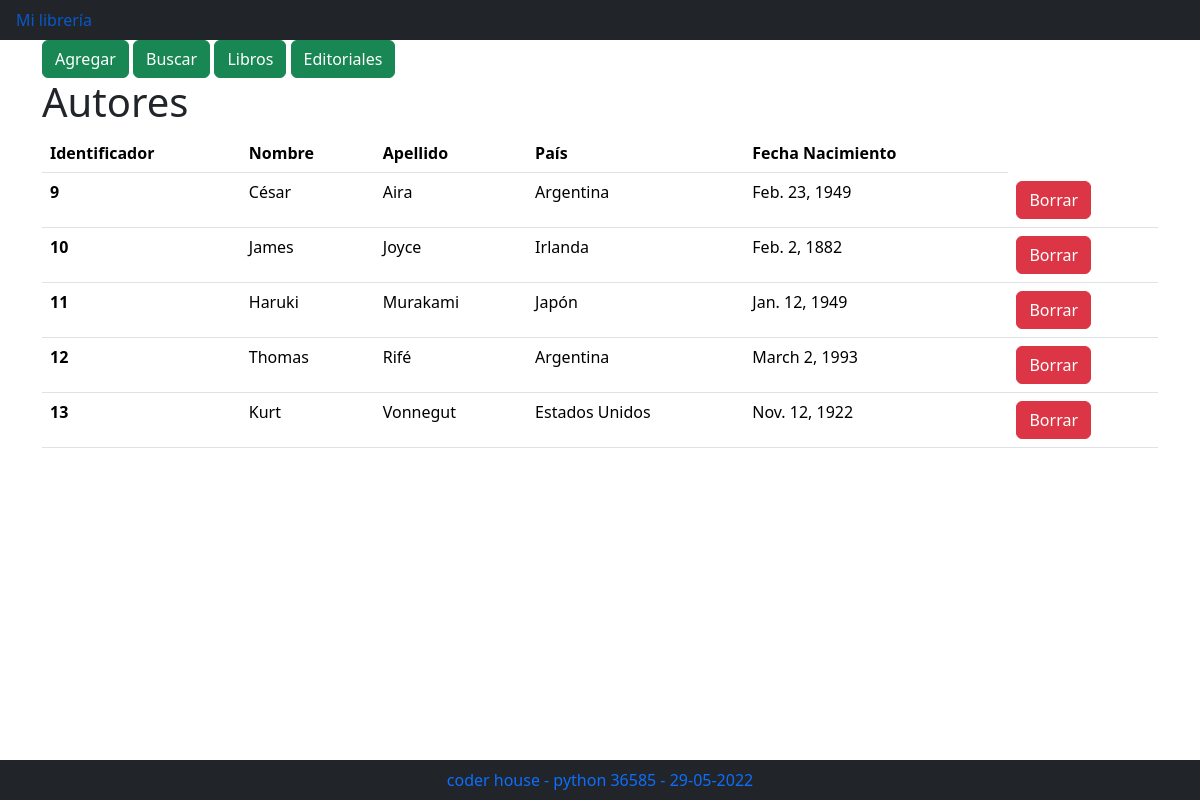
Page /Libreria/ on the committed database.
### Libreria/models.py (models this page shows)
class Autor(models.Model):
    nombre = models.CharField(max_length=100)
    apellido = models.CharField(max_length=100)
    pais = models.CharField(max_length=100)
    fecha_nacimiento = models.DateField()

### Libreria/views.py (the view)
# urls.py: path('', views.index, name="index"),
def index(request):
    autores = Autor.objects.all()
    template = loader.get_template('Libreria/lista_autores.html')
    context = {
        'autor': autores,
    }
    return HttpResponse(template.render(context, request))

### Libreria/templates/Libreria/lista_autores.html
{% extends "Libreria/index.html" %}
{% load bootstrap5 %}
{% block cuerpo %}
<div class="container">
  <div class="row">
    <div class="col">
      {% url 'agregar' as agregar_url %}
      {% url 'buscar' as buscar_url %}
      {% url 'libros' as libros_url %}
      {% url 'editorial' as editorial_url %}
      {% bootstrap_button "Agregar" button_class="btn-success" button_type="link" href=agregar_url %}
      {% bootstrap_button "Buscar" button_class="btn-success" button_type="link" href=buscar_url %}
      {% bootstrap_button "Libros" button_class="btn-success" button_type="link" href=libros_url %}
      {% bootstrap_button "Editoriales" button_class="btn-success" button_type="link" href=editorial_url %}
    <div>
  <div>
  <h1> Autores </h1>
  <div class="row">
    <div class="col">
        {% if autor %}
        <table class="table">
            <thead>
                <th scope="col">Identificador</th>
                <th scope="col">Nombre</th>
                <th scope="col">Apellido</th>
                <th scope="col">País</th>
                <th scope="col">Fecha Nacimiento</th>
            </thead>
            {% for a in autor %}
            <tbody>
                <tr>
                    <th scope="row">{{a.id}} </th>
                    <td> {{a.nombre}} </td>
                    <td> {{a.apellido}} </td>
                    <td> {{a.pais}} </td>
                    <td> {{a.fecha_nacimiento}} </td>
                    {% url 'borrar' identificador=a.id as borrar_url %}
                    <td>{% bootstrap_button "Borrar" size="sm" button_class="btn-danger" button_type="link" href=borrar_url %}</td>
                </tr>
            </tbody>
            {% endfor %}
        </table>
        {% else %}
            <p>No tienes Autores cargados</p>
        {% endif %}
    </div>
  </div>
</div>
{% endblock %}

### Libreria/templates/Libreria/index.html (shortened to what this page needs)
{% load bootstrap5 %}
{% bootstrap_css %}
<ul class="nav bg-dark fixed">
  <li class="nav-item">
    <a class="nav-link active" href="/Libreria"> Mi librería</a>
  </li>
</ul>
{% block  cuerpo %}
{% endblock %}
<ul class="nav bg-dark fixed-bottom justify-content-center">
  <li class="nav-item">
    <a class="nav-link active" href="/Libreria">coder house - python 36585 - {% now 'd-m-Y' %}</a>
  </li>
</ul>

### rows in the picture
Autor: id "9", nombre "César", apellido "Aira", pais "Argentina", fecha_nacimiento "Feb. 23, 1949", bootstrap_button "Borrar"
Autor: id "10", nombre "James", apellido "Joyce", pais "Irlanda", fecha_nacimiento "Feb. 2, 1882", bootstrap_button "Borrar"
Autor: id "11", nombre "Haruki", apellido "Murakami", pais "Japón", fecha_nacimiento "Jan. 12, 1949", bootstrap_button "Borrar"
Autor: id "12", nombre "Thomas", apellido "Rifé", pais "Argentina", fecha_nacimiento "March 2, 1993", bootstrap_button "Borrar"
Autor: id "13", nombre "Kurt", apellido "Vonnegut", pais "Estados Unidos", fecha_nacimiento "Nov. 12, 1922", bootstrap_button "Borrar"
